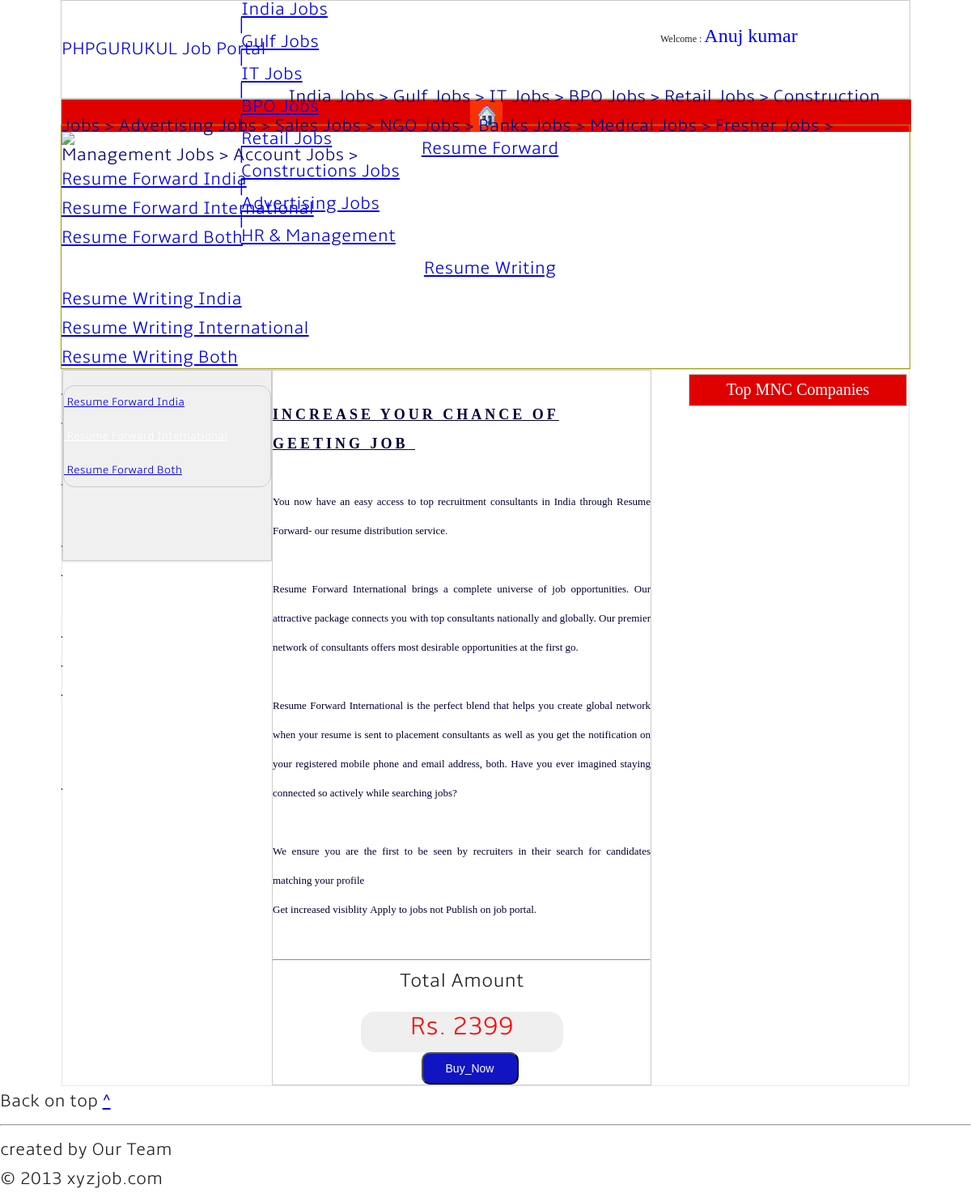
The app's page /ResumeForwardInternational.php (signed in) with its own data.
### tables this page shows
CREATE TABLE IF NOT EXISTS `static` (
  `static_id` int(11) NOT NULL,
  `page` varchar(128) NOT NULL,
  `details` longtext NOT NULL
);

CREATE TABLE IF NOT EXISTS `resume_frwd_price` (
  `ser_no` int(11) NOT NULL,
  `ser_code` varchar(50) NOT NULL,
  `detail` varchar(200) NOT NULL,
  `price` int(100) NOT NULL
);

### ResumeForwardInternational.php (the view, shortened to what this page needs)
<!DOCTYPE html PUBLIC "-//W3C//DTD XHTML 1.0 Transitional//EN" "http://www.w3.org/TR/xhtml1/DTD/xhtml1-transitional.dtd">
<html xmlns="http://www.w3.org/1999/xhtml">
<head>
<link rel="stylesheet" href="css/style.css" type="text/css" />
</head>
<body style=" background-color:#FFFFFF;" >
<div style="width:100%; height:auto; border:solid 0px #990000;">
<div style="width:1050px;  height:auto; margin:auto; border:solid 0px #00FF00;">
<div style="width:1048px; height:120px; background-color:#FFFFFF; border:solid 1px #CCCCCC;">
<?php
	if(isset($_SESSION['EMAIL']))
	{
		include('myaccountheader.php');
	}
	else
	{
		include('header.php');
	}
?></div>
<div style="width:1048px; height:30px;background-color:#1B43E2; border:solid 1px #CCCCCC;">
<?php
	if(isset($_SESSION['EMAIL']))
	{
		include('ma_menu.php');
	}
	else
	{
		include('menu.php');
	}
?>
</div>
<div style="1048px; height:300px; border:solid 1px #999900;">
<img src="images/resumeforword.gif" />
</div>
<table style="width:1048px; height:auto; border:solid 1px #E6E6E6; margin:auto;">
  <tr><td>
		<table style=" border:#000000 0px solid;background-color:#FFFFFF; float:left; height:auto; width:1044px;">
		<tr>
		<td>
		<table style="width:255px; margin-top:0px;  background-color:#F0F0F0; font-size:14px; height:auto;border-radius: 4px; box-shadow: 0px 0px 4px #CCCCCC; float:left;  border: 1px #CCCCCC solid;">
	<tr><td>
	<table style="width:255px;margin-left:0px; margin-right:0px; margin-bottom:90px;margin-top:0px;">
	<tr>
	<td style="height:auto; border: 0px #CCCCCC solid; ">
<div style=" width:255px float:left; height:auto;  ">
<link rel="stylesheet" href="css_middle/style.css" type="text/css" />
<ul id="css3menu11" class="topmenu" style="margin-top:18px;;border-radius: 14px;width:255px;border: 1px #CCCCCC solid; margin-left:0px;">
	<li class="topfirst"><a href="ResumeForwardIndia.php" style="height:40px;line-height:40px; width:255px; border-radius:15px 15px 0px 0px; border:#000000 0px solid;">     <div style="padding-left:0px;"><b> &nbsp;Resume Forward India</b></div></a></li>
	 <li style="height:2px;width:265px;"></li>
	<li class="toplast"><a href="ResumeForwardInternational.php" style="height:40px;background-color:#000000;color:#FFFFFF;line-height:40px;width:255px;"><div style="padding-left:0px;"><b> &nbsp;Resume Forward International</b></div></a></li>
 <li style="height:2px;width:265px;"></li>
    <li class="topmenu"><a href="ResumeForwardBoth.php" style="height:40px;line-height:40px;margin-left:0px; width:255px;"><div style="padding-left:0px;"><b> &nbsp;Resume Forward Both</b></div></a></li>
</ul></div>
	</td></tr>
	</table></td></tr>
		</table>
				<table style="width:467px; background-color:#FFFFFF; font-size:14px; height:auto;border-radius: 4px; box-shadow: 0px 0px 0px #CCCCCC; float:left;  border: 1px #CCCCCC solid;">
	<tr><td>
	<table style="width:467px;margin-left:0px; margin-right:0px; margin-bottom:0px;margin-top:0px;">
	<tr>
	<td style="height:auto; border: 0px #CCCCCC solid; ">
	 <?php
$server=mysql_query("select * from static where page='ResumeForwardInternational'");
while($get=mysql_fetch_array($server))
{
       echo $get['details'];
}
?>
	</td></tr>
		<tr>
	<td style="height:auto; border: 0px #CCCCCC solid; " align="center">
	<hr />
			<strong style="width:255px; height:auto;border: 0px #CCCCCC solid; font-size:24px;" align="center"> <b>Total Amount</b></strong>
			<div style="width:250px; height:50px;border:solid 0px #999900;background-color:#EFEFEF; font-size:40px; border-radius:17px 17px 17px 17px;"align="center">
	<div style="width:200px; height:40px; margin-top:20px; border:#000000 0px solid;" align="center">
	<form method='post' action='data.php' name='frm1'>
				<?php include('dbconnection.php');
				$ser="Forward International";
				$result=mysql_query("select * from resume_frwd_price where detail='$ser' ");
				$resume=array();
				while($data=mysql_fetch_array($result))
				{
			       $resume[]=$data;
				} ?>
				<font color='red' size='6'><b><?php foreach($resume as $res){ echo"Rs. $res[3]";} ?></b></font>
				<input type='hidden' name='service' value='<?php foreach($resume as $res){ echo $res[2];} ?>' /></div></div></p>
				<p align="center"><a href="data.php"><input type="submit" name="RF" value="Buy_Now" style=" color:#FFFFFF; margin-left:20px;font-family:Arial, Helvetica, sans-serif; background-color:#1014C2; border-radius:10px 10px 10px 10px; width:120px; height:40px; font-size:14px;"></a></p></td>
		</form></div></div>
		<table style="width:270px;  float:right; height:auto;border: 0px #000 solid;" align="right">
		<tr style="width:270px; height:18px;border: 0px #F3F3F3 solid;">
		<td style="border:#000000 0px solid;" ><div style=" width:270px;background-color:#FFFFFF; float:left; height:60px;  border:solid 0px #999900;"><table style="width:270px; height:40px; border:solid 1px #CCCCCC; color:#FFFFFF; margin-top:5px; background-color:#DF0000; font-size:20px; font-family:Comic Sans MS;"><font style="margin-left:0px; ">
<tr style="width:270px; "align="center"><td><b>Top MNC Companies</b></td></tr></font> </table>
</div>
</td>
</tr>
		</table>
<div style="width:100%; height:auto; margin:auto; border:solid 0px #000000;">
<?php include('footer.php');?>
</div>
</body>
</html>

### style.css (style rules this page uses)
html, body, div, span, applet, object, iframe, h1, h2, h3, h4, h5, h6, p, blockquote, pre, a, abbr, acronym, address, big, cite, code, del, dfn, em, img, ins, kbd, q, s, samp, small, strike, strong, sub, sup, tt, var, b, u, i, center, dl, dt, dd, ol, ul, li, fieldset, form, label, legend, table, caption, tbody, tfoot, thead, tr, th, td, article, aside, canvas, details, embed, figure, figcaption, footer, header, hgroup, menu, nav, output, ruby, section, summary, time, mark, audio, video { margin: 0; padding: 0; border: 0; font-size: 100%; font: inherit; vertical-align: baseline; }
body { line-height: 1; }
ol, ul { list-style: none; }
table { border-collapse: collapse; border-spacing: 0; }
body { font-family: 'amblelight'; font-size: 22px; line-height: 36px; font-weight:300; color:#222222; }
h1,h2,h3,h4,h5 { font-family: 'Raleway', sans-serif; font-weight:900; letter-spacing:4px; text-transform:uppercase; }

### records on screen
static: details "INCREASE YOUR CHANCE OF GEETING JOB You now have an easy access to top recruitment consultants in India through Resume Forward- our resume distribution service. Resume Forward International brings a complete universe of job opportunities. Our attractive package connects you with top consultants nationally and globally. Our premier network of consultants offers most desirable opportunities at the first go. Resume Forward International is the perfect blend that helps you create global network when your resume is sent to placement consultants as well as you get the notification on your registered mobile phone and email address, both. Have you ever imagined staying connected so actively while…"
resume_frwd_price: price "2399"

### other values on screen
$name "Anuj kumar"
